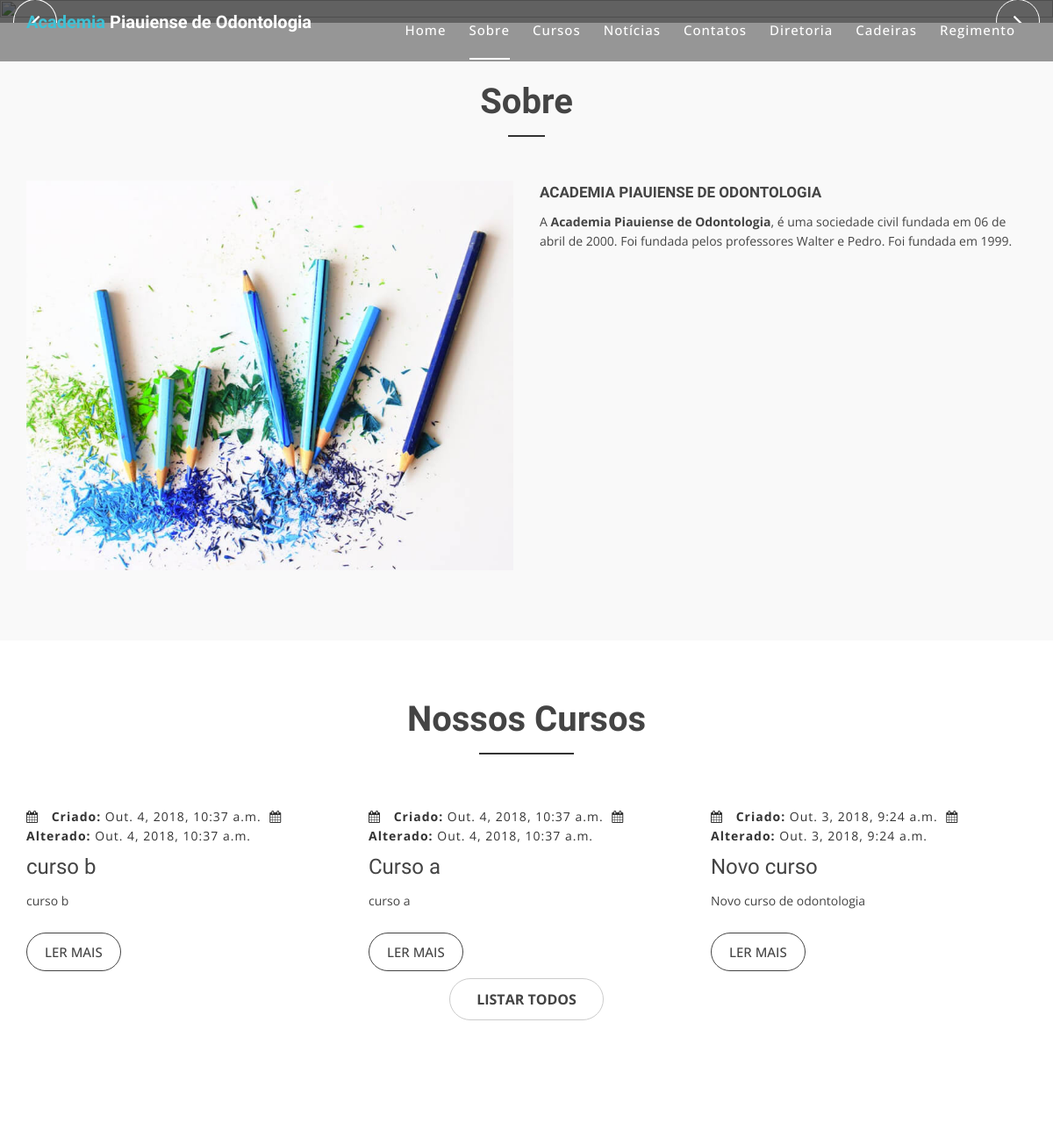
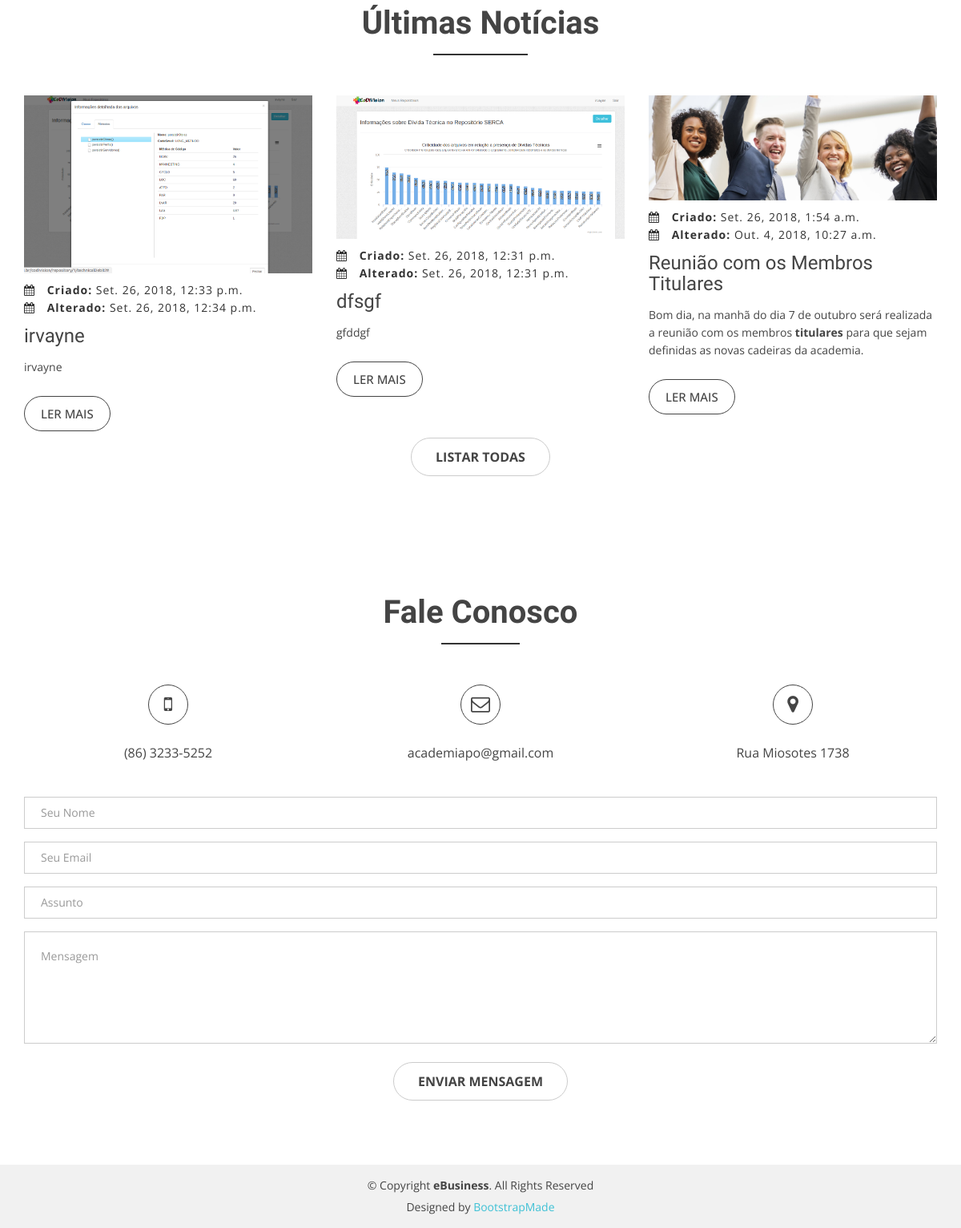
The page / on the database its author committed (2 pictures, top to bottom).
### core/models.py (models this page shows)
class Sobre(models.Model):
	titulo = models.CharField(max_length=1000)
	conteudo = models.CharField(max_length=1000)
	imagem = models.ImageField(upload_to='imagens/', blank=True, null=True)

class Curso(models.Model):
	nome = models.CharField(max_length=1000)
	descricao = models.CharField(max_length=1000)
	conteudo = models.CharField(max_length=1000)
	criado = models.DateTimeField(auto_now_add=True)
	modificado = models.DateTimeField(auto_now=True)

class Noticia(models.Model):
	titulo = models.CharField(max_length=1000)
	subtitulo = models.CharField(max_length=1000)
	conteudo = models.CharField(max_length=40000)
	criado = models.DateTimeField(auto_now_add=True)
	modificado = models.DateTimeField(auto_now=True)
	imagem = models.ImageField(upload_to='imagens/', blank=True, null=True)

class Home(models.Model):
	telefone = models.CharField(max_length=50)
	email = models.CharField(max_length=50)
	localizadao = models.CharField(max_length=100)
	imagem = models.ImageField(upload_to='imagens/', blank=True, null=True)

### front/views.py (the view)
# urls.py: path('', views.index, name='index'),
def index(request):
	noticias = Noticia.objects.all()
	cursos = Curso.objects.all()
	if len(noticias) >= 3:
		ultimas_noticias = noticias[len(noticias) - 3 : len(noticias)]
	elif len(noticias) >= 2:
		ultimas_noticias = noticias[len(noticias) - 2 : len(noticias)]
	else:
		ultimas_noticias = noticias
	if len(cursos) >= 3:
		ultimos_cursos = cursos[len(cursos) - 3 : len(cursos)]
	elif len(cursos) >= 2:
		ultimos_cursos = cursos[len(cursos) - 2 : len(cursos)]
	else:
		ultimos_cursos = cursos
	ultimas_noticias.reverse()
	ultimos_cursos.reverse()
	sobre = Sobre.objects.get(id=1)
	home = Home.objects.get(id=1)
	return render(request, 'index.html', {'sobre': sobre, 'ultimas_noticias': ultimas_noticias, 'ultimos_cursos': ultimos_cursos, 'home': home})

### front/templates/index.html (shortened to what this page needs)
{% load staticfiles %}
<!doctype html>
<html lang="pt-br">
<head>
  <link href="{% static "lib/bootstrap/css/bootstrap.min.css" %}" rel="stylesheet">
  <link href="{% static "lib/nivo-slider/css/nivo-slider.css" %}" rel="stylesheet">
  <link href="{% static "lib/owlcarousel/owl.carousel.css" %}" rel="stylesheet">
  <link href="{% static "lib/owlcarousel/owl.transitions.css" %}" rel="stylesheet">
  <link href="{% static "lib/font-awesome/css/font-awesome.min.css" %}" rel="stylesheet">
  <link href="{% static "lib/animate/animate.min.css" %}" rel="stylesheet">
  <link href="{% static "lib/venobox/venobox.css" %}" rel="stylesheet">
  <link href="{% static "css/nivo-slider-theme.css" %}" rel="stylesheet">
  <link href="{% static "css/style.css" %}" rel="stylesheet">
  <link href="{% static "css/responsive.css" %}" rel="stylesheet">
</head>
<body data-spy="scroll" data-target="#navbar-example">
  <header>
    <div id="sticker" class="header-area">
      <div class="container">
        <div class="row">
          <div class="col-md-12 col-sm-12">
            <nav class="navbar navbar-default">
              <div class="navbar-header">
                <a class="navbar-brand page-scroll sticky-logo" href="{% url 'index' %}">
                  <h1><span>Academia</span> Piauiense de Odontologia</h1>
								</a>
              </div>
              <div class="collapse navbar-collapse main-menu bs-example-navbar-collapse-1" id="navbar-example">
                <ul class="nav navbar-nav navbar-right">
                  <li class="active">
                    <a class="page-scroll" href="#home">Home</a>
                  </li>
                  <li>
                    <a class="page-scroll" href="#sobre">Sobre</a>
                  </li>
                  <li>
                    <a class="page-scroll" href="#cursos">Cursos</a>
                  </li>
                  <li>
                    <a class="page-scroll" href="#noticias">Notícias</a>
                  </li>
                  <li>
                    <a class="page-scroll" href="#contatos">Contatos</a>
                  </li>
                  <li>
                    <a href="{% url 'front_diretoria' %}">Diretoria</a>
                  </li>
                  <li>
                    <a class="page-scroll" href="#cadeiras">Cadeiras</a>
                  </li>
                  <li>
                    <a href="{% url 'front_estatuto' %}">Regimento</a>
                  </li>
                </ul>
              </div>
            </nav>
          </div>
        </div>
      </div>
    </div>
  </header>
  <div id="home" class="slider-area">
    <div class="bend niceties preview-2">
      <div id="ensign-nivoslider" class="slides">
      </div>
    </div>
  </div>
  <div id="sobre" class="about-area area-padding">
    <div class="container">
      <div class="row">
        <div class="col-md-12 col-sm-12 col-xs-12">
          <div class="section-headline text-center">
            <h2>Sobre</h2>
          </div>
        </div>
      </div>
      <div class="row">
        <div class="col-md-6 col-sm-6 col-xs-12">
          <div class="well-left">
            <div class="single-well">
              <a href="#">
								  <img src="{{sobre.imagem}}" alt="">
								</a>
            </div>
          </div>
        </div>
        <div class="col-md-6 col-sm-6 col-xs-12">
          <div class="well-middle">
            <div class="single-well">
              <a href="#">
                <h4 class="sec-head">Academia Piauiense de Odontologia</h4>
              </a>
              <div id="div_conteudo_sobre"></div>
            </div>
          </div>
        </div>
      </div>
    </div>
  </div>
  <div id="cursos" class="blog-area">
    <div class="blog-inner area-padding">
      <div class="container ">
        <div class="row">
          <div class="col-md-12 col-sm-12 col-xs-12">
            <div class="section-headline text-center">
              <h2>Nossos Cursos</h2>
            </div>
          </div>
        </div>
        <div class="row">
          {% for curso in ultimos_cursos %}
          <div class="col-md-4 col-sm-4 col-xs-12">
            <div class="single-blog">
              <div class="blog-meta">
                <span class="date-type">
                  <i class="fa fa-calendar"></i> <b>Criado:</b> {{curso.criado}}
                </span>
                <span class="date-type">
                  <i class="fa fa-calendar"></i> <b>Alterado:</b> {{curso.modificado}}
                </span>
              </div>
              <div class="blog-text">
                <h4>
                  <a href="blog.html">{{curso.nome}}</a>
                </h4>
                <p>
                  {{curso.conteudo}}
                </p>
              </div>
              <span>
                <a href="{% url 'front_detalha_curso' curso.id %}" class="ready-btn">Ler Mais</a>
              </span>
            </div>
          </div>
          {% endfor %}
          <div class="col-md-12 col-sm-12 col-xs-12">
            <div class="form contact-form">
              <div class="text-center">
                <a href="{% url 'front_cursos' %}"><button type="submit">Listar Todos</button></a>
              </div>
            </div>
          </div>
        </div>
      </div>
    </div>
  </div>
  <div id="noticias" class="blog-area">
    <div class="blog-inner area-padding">
      <div class="container ">
        <div class="row">
          <div class="col-md-12 col-sm-12 col-xs-12">
            <div class="section-headline text-center">
              <h2>Últimas Notícias</h2>
            </div>
          </div>
        </div>
        <div class="row">
          {% for noticia in ultimas_noticias %}
          <div class="col-md-4 col-sm-4 col-xs-12">
            <div class="single-blog">
              <div class="single-blog-img">
                <a href="blog.html">
									<img src="{{noticia.imagem}}" alt="">
								</a>
              </div>
              <div class="blog-meta">
                <span class="date-type">
									<i class="fa fa-calendar"></i> <b>Criado: </b>{{noticia.criado}}
								</span>
                <br>
                <span class="date-type">
                  <i class="fa fa-calendar"></i> <b>Alterado: </b>{{noticia.modificado}}
                </span>
              </div>
              <div class="blog-text">
                <h4>
                  <a>{{noticia.titulo}}</a>
								</h4>
                <div id="div_conteudo_noticia{{noticia.id}}">
                </div>
              </div>
              <span>
								<a href="{% url 'front_detalha_noticia' noticia.id %}" class="ready-btn">Ler Mais</a>
							</span>
            </div>
          </div>
          {% endfor %}
          <div class="col-md-12 col-sm-12 col-xs-12">
            <div class="form contact-form">
              <div class="text-center">
                <a href="{% url 'front_noticias' %}"><button type="submit">Listar Todas</button></a>
              </div>
            </div>
          </div>
        </div>
      </div>
    </div>
  </div>
  <div id="contatos" class="contact-area">
    <div class="contact-inner area-padding">
      <div class="container ">
        <div class="row">
          <div class="col-md-12 col-sm-12 col-xs-12">
            <div class="section-headline text-center">
              <h2>Fale Conosco</h2>
            </div>
          </div>
        </div>
        <div class="row">
          <div class="col-md-4 col-sm-4 col-xs-12">
            <div class="contact-icon text-center">
              <div class="single-icon">
                <i class="fa fa-mobile"></i>
                <p>
                  {{home.telefone}}<br>
                </p>
              </div>
            </div>
          </div>
          <div class="col-md-4 col-sm-4 col-xs-12">
            <div class="contact-icon text-center">
              <div class="single-icon">
                <i class="fa fa-envelope-o"></i>
                <p>
                  {{home.email}}<br>
                </p>
              </div>
            </div>
          </div>
          <div class="col-md-4 col-sm-4 col-xs-12">
            <div class="contact-icon text-center">
              <div class="single-icon">
                <i class="fa fa-map-marker"></i>
                <p>
                  {{home.localizadao}}
                </p>
              </div>
            </div>
          </div>
        </div>
        <div class="row">
          <div class="col-md-12 col-sm-12 col-xs-12">
            <div class="form contact-form">
              <form action="{% url 'email_enviar' %}" method="POST">
                <div class="form-group">
                  <input type="text" name="nome" class="form-control" id="name" placeholder="Seu Nome" data-rule="minlen:4" data-msg="O seu nome deve conter pelo menos 4 caracteres" />
                </div>
                <div class="form-group">
                  <input type="email" class="form-control" name="email" id="email" placeholder="Seu Email" data-rule="email" data-msg="Digite um email válido" />
                </div>
                <div class="form-group">
                  <input type="text" class="form-control" name="assunto" id="subject" placeholder="Assunto" data-rule="minlen:4" data-msg="O assunto deve conter pelo menos 8 caracteres" />
                </div>
                <div class="form-group">
                  <textarea class="form-control" name="mensagem" rows="5" data-rule="required" data-msg="Por favor, escreva sua mensagem para nós" placeholder="Mensagem"></textarea>
                </div>
                <div class="text-center"><button type="submit">Enviar Mensagem</button></div>
              </form>
            </div>
          </div>
        </div>
      </div>
    </div>
  </div>
  <footer>
    <div class="footer-area-bottom">
      <div class="container">
        <div class="row">
          <div class="col-md-12 col-sm-12 col-xs-12">
            <div class="copyright text-center">
              <p>
                &copy; Copyright <strong>eBusiness</strong>. All Rights Reserved
              </p>
            </div>
            <div class="credits">
              Designed by <a href="https://bootstrapmade.com/">BootstrapMade</a>
            </div>
          </div>
        </div>
      </div>
    </div>
  </footer>
</body>
</html>

### front/static/css/nivo-slider-theme.css (style rules this page uses)
.slider-area { color: #fff; position: relative; text-align: center; }
.niceties.preview-2 { position: relative; height: 100%; }

### rows shown on the page
Sobre: imagem (picture)
Curso: criado "Out. 4, 2018, 10:37 a.m.", modificado "Out. 4, 2018, 10:37 a.m.", nome "curso b", conteudo "curso b"
Curso: criado "Out. 4, 2018, 10:37 a.m.", modificado "Out. 4, 2018, 10:37 a.m.", nome "Curso a", conteudo "curso a"
Curso: criado "Out. 3, 2018, 9:24 a.m.", modificado "Out. 3, 2018, 9:24 a.m.", nome "Novo curso", conteudo "Novo curso de odontologia"
Noticia: imagem (picture), criado "Set. 26, 2018, 12:33 p.m.", modificado "Set. 26, 2018, 12:34 p.m.", titulo "irvayne"
Noticia: imagem (picture), criado "Set. 26, 2018, 12:31 p.m.", modificado "Set. 26, 2018, 12:31 p.m.", titulo "dfsgf"
Noticia: imagem (picture), criado "Set. 26, 2018, 1:54 a.m.", modificado "Out. 4, 2018, 10:27 a.m.", titulo "Reunião com os Membros Titulares"
Home: telefone "(86) 3233-5252", email "academiapo@gmail.com", localizadao "Rua Miosotes 1738"
